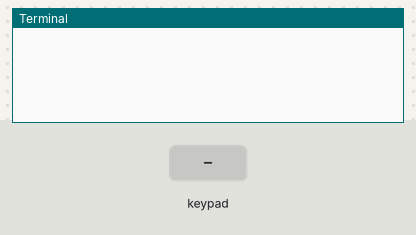
This program was run on a simulated Raspberry Pi (header pin numbers). Shown: the last lines printed to the terminal. The inputs (shaded band) are chosen by the test bench.

Above: at 1.2 s.
1.3 s: key '1' pressed
At 2.5 s:
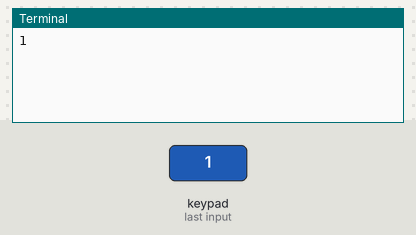
2.8 s: keypad keys 1 2 * pressed 0.4 s apart
At 4.5 s:
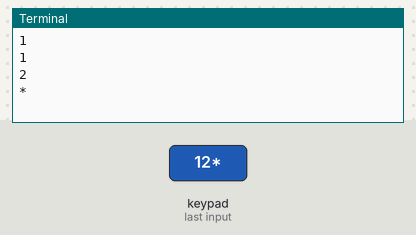
5.5 s: key 'A' pressed
At 6.0 s:
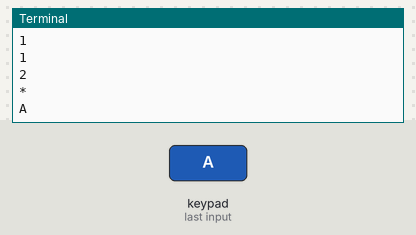
7.0 s: key 'C' pressed
At 8.3 s:
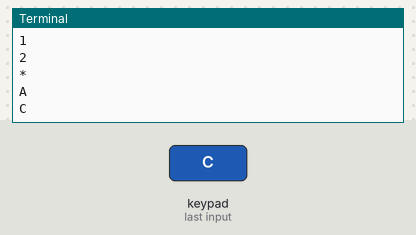

The program:

matrixkeyboard.py
```python
'''
simple button input
array for loop
 1 2 3 A
 4 5 6 B
 7 8 9 C
 * 0 # D

 4 rows
 4 columns
 approach
 8 pin as GPIO pins
 setup column as output  and set low
 set up row pins as inputs with pull up resistor
 inputs are set high
  when a button is pressed input becomes low
  indicating which button has been pressed

'''
import RPi.GPIO as GPIO
GPIO.setmode(GPIO.BOARD)
matrix=[[1,2,3,'A'],[4,5,6,'B'],[7,8,9,'C'],['*',0,'#','D']]
ROW=[7,11,13,15]
COL=[12,16,18,22]
for j in range(4):
    GPIO.setup(COL[j],GPIO.OUT)
    GPIO.output(COL[j],1)
for i in range(4):
    GPIO.setup(ROW[i], GPIO.IN,pull_up_down=GPIO.PUD_UP)

try:
    while(True):
        for j in range(4):
            GPIO.output(COL[j],0)
            for i in range(4):
                if GPIO.input(ROW[i]) ==0:
                    print matrix[i][j]
                    while(GPIO.input(ROW[i])==0):
                        pass
            GPIO.output(COL[j],i)


except KeyboardInterrupt:
    GPIO.cleanup()
```

Measured:
- after the input at 1.3 s, the terminal: prints a new line at once (image 1)
- after the input at 2.8 s, the terminal: prints a new line after 0.40 s (image 2)
- after the input at 5.5 s, the terminal: prints a new line at once (image 3)
- after the input at 7.0 s, the terminal: prints a new line at once (image 4)
